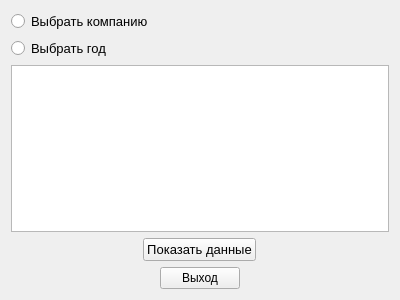
<?xml version="1.0" encoding="UTF-8"?>
<ui version="4.0">
 <class>Form</class>
 <widget class="QWidget" name="Form">
  <property name="geometry">
   <rect>
    <x>0</x>
    <y>0</y>
    <width>400</width>
    <height>300</height>
   </rect>
  </property>
  <property name="windowTitle">
   <string>Form</string>
  </property>
  <property name="layoutDirection">
   <enum>Qt::LeftToRight</enum>
  </property>
  <layout class="QVBoxLayout" name="verticalLayout">
   <item>
    <widget class="QRadioButton" name="radioButton">
     <property name="font">
      <font>
       <family>Segoe UI</family>
       <pointsize>10</pointsize>
      </font>
     </property>
     <property name="text">
      <string>Выбрать компанию</string>
     </property>
    </widget>
   </item>
   <item>
    <widget class="QRadioButton" name="radioButton_2">
     <property name="font">
      <font>
       <family>Segoe UI</family>
       <pointsize>10</pointsize>
      </font>
     </property>
     <property name="text">
      <string>Выбрать год</string>
     </property>
    </widget>
   </item>
   <item>
    <widget class="QTableWidget" name="tableWidget"/>
   </item>
   <item alignment="Qt::AlignHCenter">
    <widget class="QPushButton" name="pushButton">
     <property name="sizePolicy">
      <sizepolicy hsizetype="Fixed" vsizetype="Fixed">
       <horstretch>0</horstretch>
       <verstretch>0</verstretch>
      </sizepolicy>
     </property>
     <property name="minimumSize">
      <size>
       <width>0</width>
       <height>0</height>
      </size>
     </property>
     <property name="font">
      <font>
       <family>Segoe UI</family>
       <pointsize>10</pointsize>
      </font>
     </property>
     <property name="text">
      <string>Показать данные</string>
     </property>
    </widget>
   </item>
   <item alignment="Qt::AlignHCenter">
    <widget class="QPushButton" name="pushButton_2">
     <property name="sizePolicy">
      <sizepolicy hsizetype="Fixed" vsizetype="Fixed">
       <horstretch>0</horstretch>
       <verstretch>0</verstretch>
      </sizepolicy>
     </property>
     <property name="text">
      <string>Выход</string>
     </property>
    </widget>
   </item>
  </layout>
 </widget>
 <resources/>
 <connections/>
</ui>
